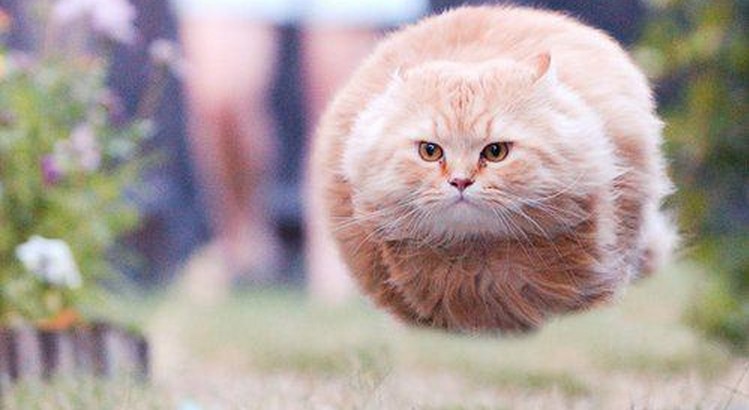
//> input picture cat.png, 749 x 410 px
$ ./histogram cat.png   (built with g++ and OpenCV 4)
//> lines starting //> are read from the running program, lines starting //| are printed output that depends on the picture; after the words box and inside, x2 and y2 are one past the last pixel; in counts of white or black regions, pixels touching at a corner belong together
#include <iostream>
#include <opencv2/core/core.hpp>
#include <opencv2/imgproc/imgproc.hpp>
#include <opencv2/highgui/highgui.hpp>

using namespace cv;
using namespace std;

#define HISTOGRAM_SIZE 256
#define HISTOGRAM_HEIGHT HISTOGRAM_SIZE
#define HISTOGRAM_WIDTH (HISTOGRAM_SIZE * 2)
#define TRACKBAR_HALF 100
#define TRACKBAR_MAX (TRACKBAR_HALF * 2)

const string windowNameResult = "Resutlt";
const string windowNameHistogram = "Histogram";
Mat grayImage;
int trackbarBrightness = TRACKBAR_HALF;
int trackbarContrast = TRACKBAR_HALF;
void onChange(int value, void* data);

int main(int argc, char* argv[]){
  if(argc <= 1){
    cerr << "usage: histogram<file>" << endl;
    return -1;
  }
  Mat image = imread(argv[1]);
//> image is the input picture: 410 rows x 749 cols, CV_8UC3; mean B, G, R 155.8, 159.2, 172.4
  if(!image.data){
    cerr << "no such file: " << argv[1] << endl;
    return -1;
  }
  cvtColor(image, grayImage, CV_BGR2GRAY);
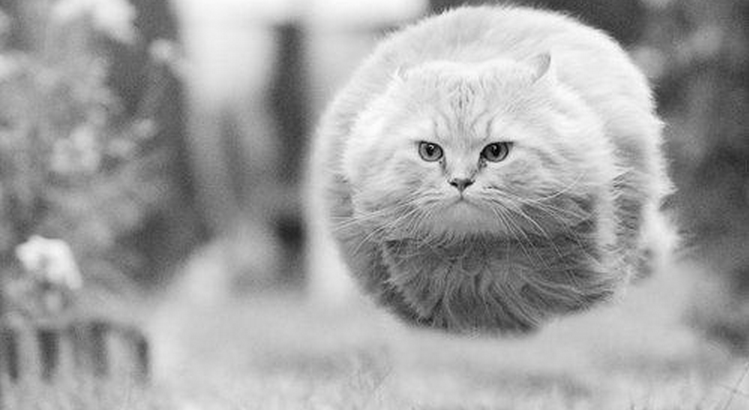
//> grayImage: 410 rows x 749 cols, CV_8UC1; min 0, max 253, mean 162.8
  image.release();
  const string windowNameGray = "Gray";
  namedWindow(windowNameGray, CV_WINDOW_AUTOSIZE);
  imshow(windowNameGray, grayImage);

  namedWindow(windowNameResult, CV_WINDOW_AUTOSIZE);
  const string trackbarNameBrightness = "Brightness";
  createTrackbar(trackbarNameBrightness, windowNameResult, &trackbarBrightness, TRACKBAR_MAX, onChange);
  const string trackbarNameContrast = "Contrast";
  createTrackbar(trackbarNameContrast, windowNameResult, &trackbarContrast, TRACKBAR_MAX, onChange);
  namedWindow(windowNameHistogram, CV_WINDOW_AUTOSIZE);

  onChange(TRACKBAR_HALF, NULL);
  waitKey(0);
  grayImage.release();
  return 0;
}

void onChange(int value, void* data){
//> called with value = 100
  float bright = (float)trackbarBrightness / TRACKBAR_MAX;
  float delta = (float)(trackbarContrast - TRACKBAR_HALF) / TRACKBAR_HALF;
  float a, b;
  if (delta >= 0){
    a = 1.0 / (1.0 - delta);
    b = bright - 0.5 * a;
  }else{
    a = 1.0 + delta;
    b = bright  - 0.5 * a;
  }
  unsigned char lookUpTable[HISTOGRAM_SIZE];
  for (int orgVal = 0; orgVal < HISTOGRAM_SIZE; ++orgVal)
  {
    int newVal = round((a * orgVal/(HISTOGRAM_SIZE-1) + b )*(HISTOGRAM_SIZE - 1));
    if (newVal < 0)
    {
      newVal = 0;
    }
    if(newVal > (HISTOGRAM_SIZE-1)){
      newVal = (HISTOGRAM_SIZE-1);
    }
    lookUpTable[orgVal] = (unsigned char)newVal;
  }
  Mat resultImage(grayImage.size(), CV_8UC1);
  for (int row = 0; row < resultImage.rows; ++row)
  {
    for (int col = 0; col < resultImage.cols; ++col)
    {
      resultImage.at<uchar>(row, col) = lookUpTable[grayImage.at<uchar>(row, col)];
    }
  }
  imshow(windowNameResult, resultImage);

  float histogram[HISTOGRAM_SIZE];
  for (int val = 0; val < HISTOGRAM_SIZE; ++val)
  {
    histogram[val] = 0.0f;
  }
  for (int row = 0; row < resultImage.rows; ++row)
  {
    for (int col = 0; col < resultImage.cols; ++col)
    {
      const unsigned char val = resultImage.at<uchar>(row, col);
      histogram[val] += 1.0f;
    }
  }
//> after the loop, histogram = 256 values, max 3943 at index 199, min 0 at index 254, mean 1199.6
  float maxValue = 0;
  for (int val = 0; val < HISTOGRAM_SIZE; ++val)
  {
    if (histogram[val] > maxValue) maxValue = histogram[val];
  }
//> this loop made 256 passes
//> maxValue on passes 1, 7, 11, 22, 39, 40, 43, 44, 51, 53, 55, 56: 3, 4, 9, 10, 16, 24, 31, 45, 73, 79, 101, 108
//> after the loop, maxValue = 3943
  for (int val = 0; val < HISTOGRAM_SIZE; ++val)
  {
    histogram[val] = histogram[val] * HISTOGRAM_HEIGHT / maxValue;
  }
//> after the loop, histogram = 256 values, max 256 at index 199, min 0 at index 254, mean 77.88
  int binWidth = round(((float)HISTOGRAM_WIDTH)/HISTOGRAM_SIZE);
  Mat histogramImage(HISTOGRAM_HEIGHT, HISTOGRAM_WIDTH, CV_8UC1, Scalar(255));
  for (int val = 0; val < HISTOGRAM_SIZE; ++val)
  {
    rectangle(histogramImage, Point(val*binWidth, HISTOGRAM_HEIGHT), Point(val*binWidth+1, HISTOGRAM_HEIGHT - round(histogram[val])), Scalar(0), CV_FILLED);
  }
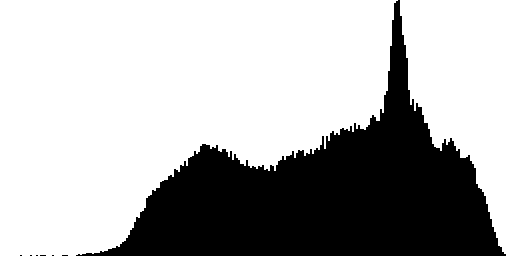
//> histogramImage: 256 rows x 512 cols, CV_8UC1; 69.6% white; 7 black regions (6 under 20 px), largest, box (x1, y1, x2, y2) and area: (76, 0, 506, 256) 39862
  imshow(windowNameHistogram, histogramImage);
  histogramImage.release();
  resultImage.release();
}
